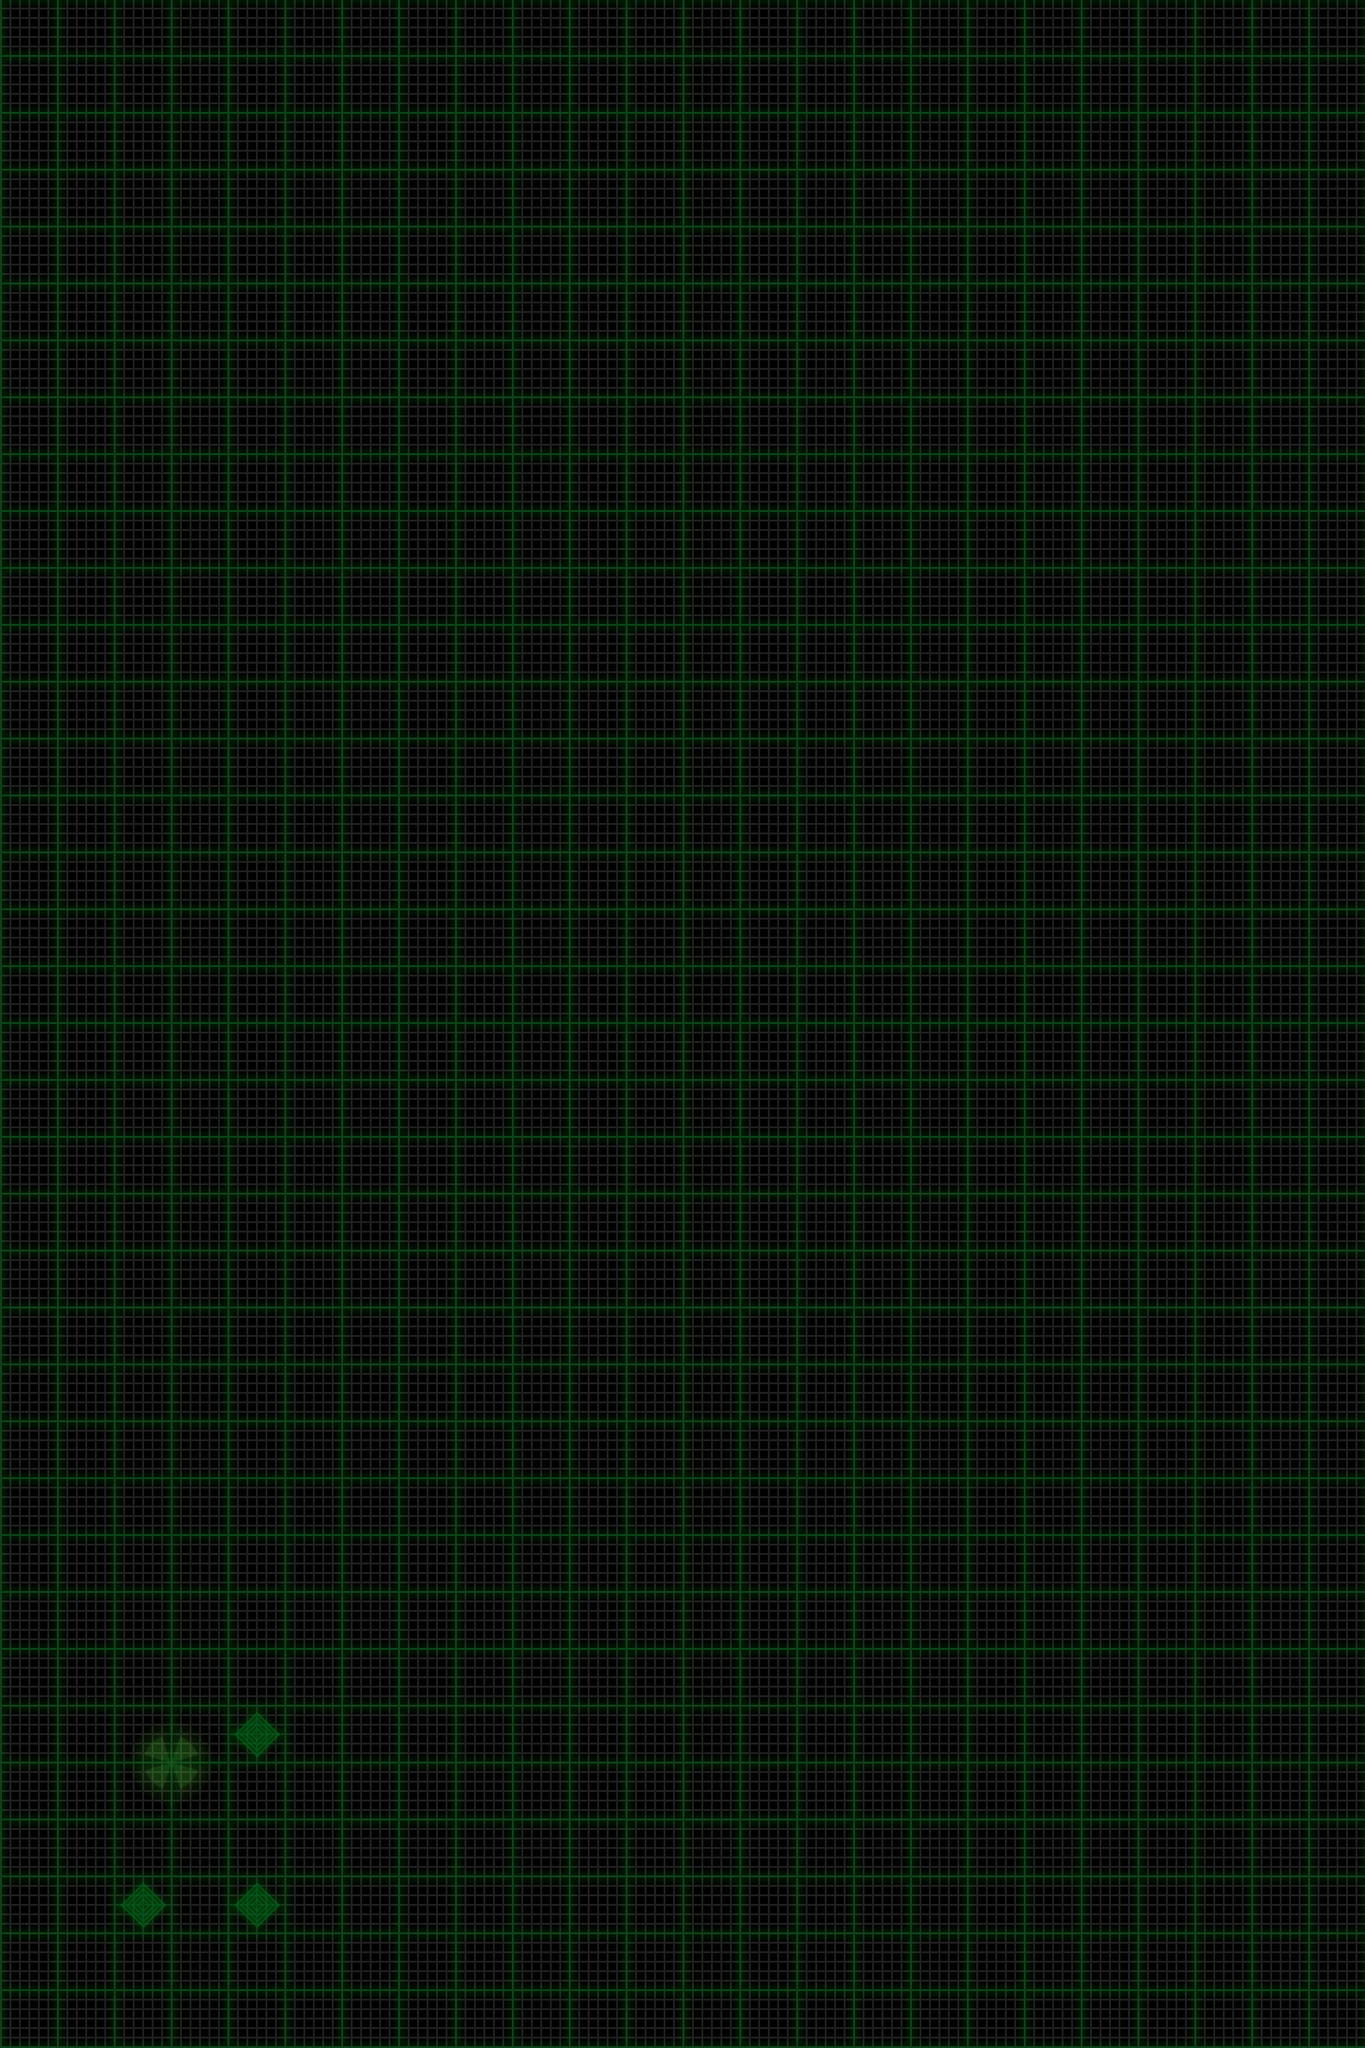

A 2D game scene composited from a Tiled map and its tileset images. What follows is a short description and the map's XML, with each tile layer's data collapsed to a summary:
An orthogonal 24x36 tile map with 60x60 px tiles, 4 tile layers (map, terrain, items, sand), 2 tilesets and 1 object (startSite).

<map version="1.0" orientation="orthogonal" width="24" height="36" tilewidth="60" tileheight="60">
 <tileset firstgid="1" name="map" tilewidth="60" tileheight="60">
  <image source="map.png" />
  <tile id="0">
   <properties>
    <property name="mapID" value="empty" />
    <property name="mapID" value="empty" />
    <property name="mapID" value="empty" />
    <property name="mapID" value="empty" />
    <property name="mapID" value="empty" />
    <property name="mapID" value="empty" />
    <property name="mapID" value="empty" />
   </properties>
  </tile>
  <tile id="1">
   <properties>
    <property name="mapID" value="down-1" />
    <property name="mapID" value="down-1" />
    <property name="mapID" value="down-1" />
    <property name="mapID" value="down-1" />
    <property name="mapID" value="down-1" />
    <property name="mapID" value="down-1" />
    <property name="mapID" value="down-1" />
   </properties>
  </tile>
  <tile id="2">
   <properties>
    <property name="mapID" value="down-2" />
    <property name="mapID" value="down-2" />
    <property name="mapID" value="down-2" />
    <property name="mapID" value="down-2" />
    <property name="mapID" value="down-2" />
    <property name="mapID" value="down-2" />
    <property name="mapID" value="down-2" />
   </properties>
  </tile>
  <tile id="3">
   <properties>
    <property name="mapID" value="down-3" />
    <property name="mapID" value="down-3" />
    <property name="mapID" value="down-3" />
    <property name="mapID" value="down-3" />
    <property name="mapID" value="down-3" />
    <property name="mapID" value="down-3" />
    <property name="mapID" value="down-3" />
   </properties>
  </tile>
  <tile id="4">
   <properties>
    <property name="mapID" value="down-4" />
   </properties>
  </tile>
  <tile id="5">
   <properties>
    <property name="mapID" value="down-5" />
   </properties>
  </tile>
  <tile id="6">
   <properties>
    <property name="mapID" value="up-1" />
   </properties>
  </tile>
  <tile id="7">
   <properties>
    <property name="mapID" value="up-2" />
   </properties>
  </tile>
  <tile id="8">
   <properties>
    <property name="mapID" value="up-3" />
   </properties>
  </tile>
  <tile id="9">
   <properties>
    <property name="mapID" value="up-4" />
   </properties>
  </tile>
  <tile id="10">
   <properties>
    <property name="mapID" value="up-5" />
   </properties>
  </tile>
 </tileset>
 <tileset firstgid="17" name="items" tilewidth="60" tileheight="60">
  <image source="items.png" />
  <tile id="0">
   <properties>
    <property name="itemID" value="station" />
   </properties>
  </tile>
  <tile id="1">
   <properties>
    <property name="itemID" value="sensorSite" />
   </properties>
  </tile>
  <tile id="8">
   <properties>
    <property name="itemID" value="station" />
   </properties>
  </tile>
  <tile id="9">
   <properties>
    <property name="itemID" value="sensor" />
   </properties>
  </tile>
  <tile id="16">
   <properties>
    <property name="itemID" value="station" />
   </properties>
  </tile>
  <tile id="17">
   <properties>
    <property name="itemID" value="sample" />
   </properties>
  </tile>
  <tile id="24">
   <properties>
    <property name="itemID" value="station" />
   </properties>
  </tile>
 </tileset>
 <layer name="map" width="24" height="36">
  <data>[864 cells, 864 non-empty, 1 distinct tile ids]</data>
 </layer>
 <layer name="terrain" width="24" height="36">
  <data>[864 cells, 0 non-empty, 0 distinct tile ids]</data>
 </layer>
 <layer name="items" width="24" height="36">
  <data>[864 cells, 7 non-empty, 5 distinct tile ids]</data>
 </layer>
 <layer name="sand" width="24" height="36">
  <data>[864 cells, 0 non-empty, 0 distinct tile ids]</data>
 </layer>
 <objectgroup name="objects" width="24" height="36">
  <object name="startSite" x="150" y="1830">
   <properties>
    <property name="bearing" value="south" />
    <property name="energy" value="18" />
    <property name="expectedCodeScore" value="15" />
    <property name="sampleSites" value="3" />
    <property name="sensorSites" value="0" />
    <property name="zoom" value="in" />
   </properties>
  </object>
 </objectgroup>
</map>
